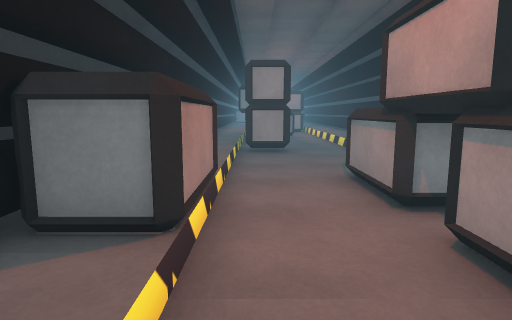
[1] (above)

14 first-person views from a walk through a Unity game level. The camera is 1.3 m above the floor, tilts 8° down and sees 75° across. The floor is counted in squares, 1 m on a side. Each view is taken from the middle of a square. On the plan, view 1 faces up. The plan holds only what a view shows up to about 14 squares ahead; the rest is blank. The place goes on beyond the plan. The player character is not drawn.

[2]
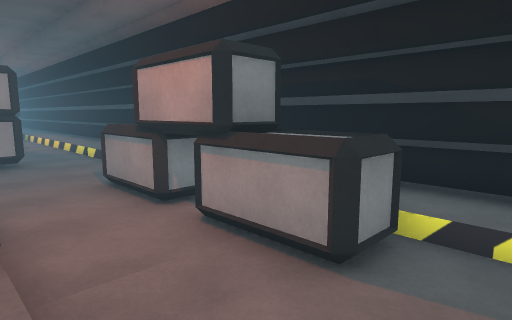

[3]
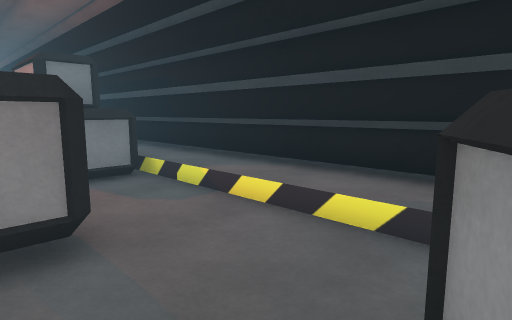

[4]
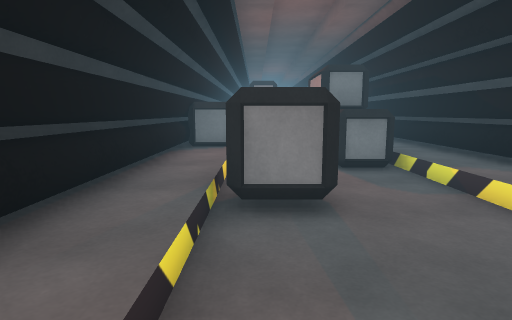

[5]
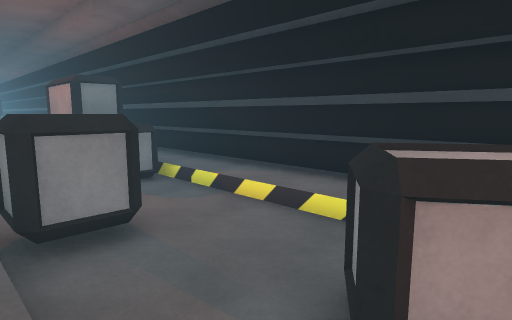

[6]
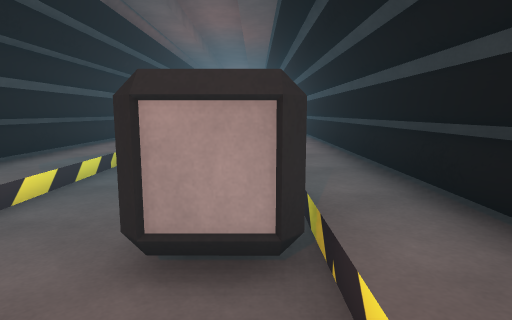

[7]
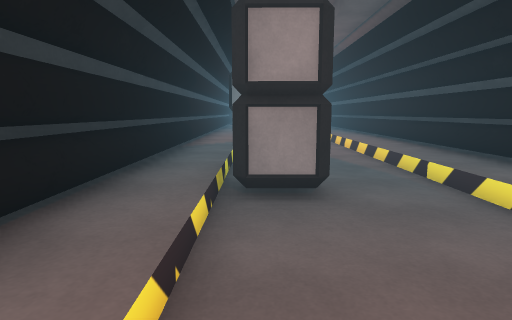

[8]
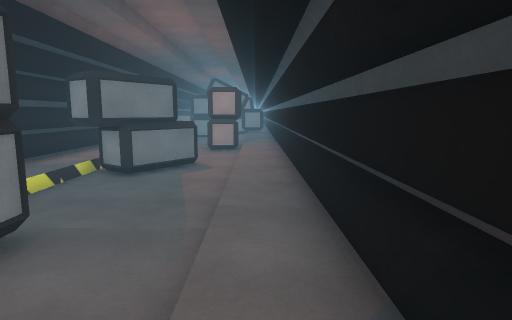

[9]
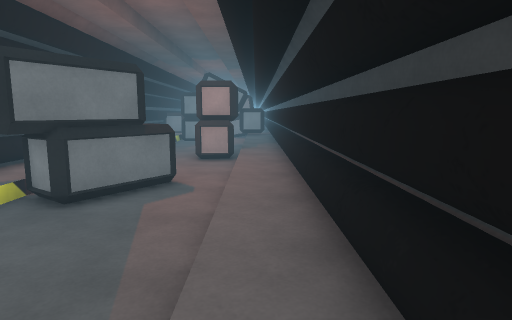

[10]
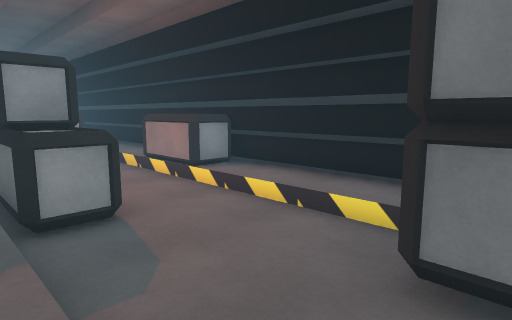

[11]
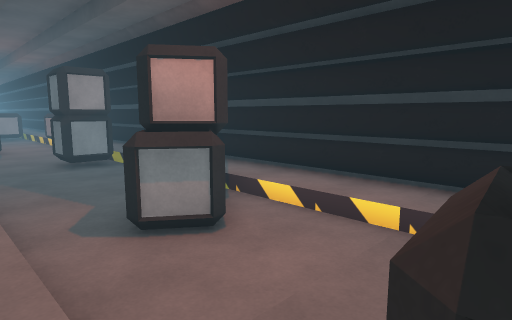

[12]
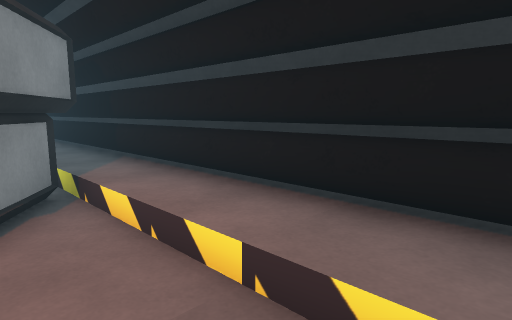

[13]
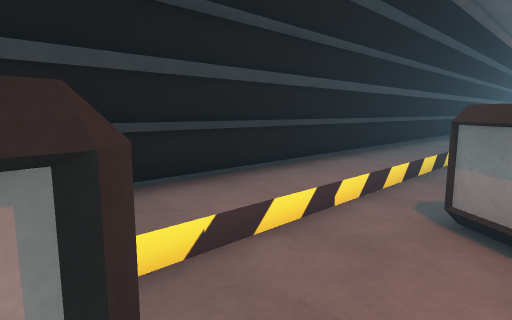

[14]
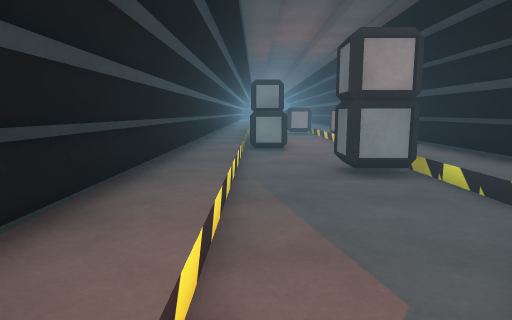

### Floor plan
Key: @ floor where view 1 was taken; # wall or solid block; x gap in a wall; . main floor; : floor 0.25 m higher than the main floor; = window, fence, low wall or low ledge; ^ raised ledge.
Columns run from 2 left of view 1 to 5 right of it. Each row starts with its distance up from view 1.
 23 #: .##:#
 22 #:....:#
 21 #:....:#
 20 #:....:#
 19 #:.#^.:#
 18 #:###.:#
 17 #x##..:#
 16 #:....:#
 15 #:....:#
 14 #:....:#
 13 #:....:#
 12 #:##..:#
 11 #:##..:#
 10 #:....:#
  9 #:....:#
  8 #:....:#
  7 #:..^^:#
  6 #:..^^:#
  5 #=..##:#
  4 ##..##:#
  3 #=..##:#
  2 #:..^^:#
  1 #:..^^:#
  0 #:@...:#
 -1 #:....:#
 -2 #:=#..:#
 -3 #:##..:#
 -4 #:....:#
 -5 #:....:#
 -6 #:.^^.:#
 -7 #:.^^ :#

Positions as (right, up) in squares from view 1, and headings:
1: (0, 0), facing up
2: (-1, -1), facing up-right
3: (0, -6), facing up-right
4: (0, -7), facing up
5: (-1, -7), facing up-right
6: (0, 1), facing down
7: (0, 6), facing up
8: (4, 8), facing up
9: (4, 11), facing up
10: (4, 12), facing down-left
11: (4, 23), facing down-left
12: (1, 23), facing down-left
13: (1, 23), facing down-right
14: (3, 19), facing down
